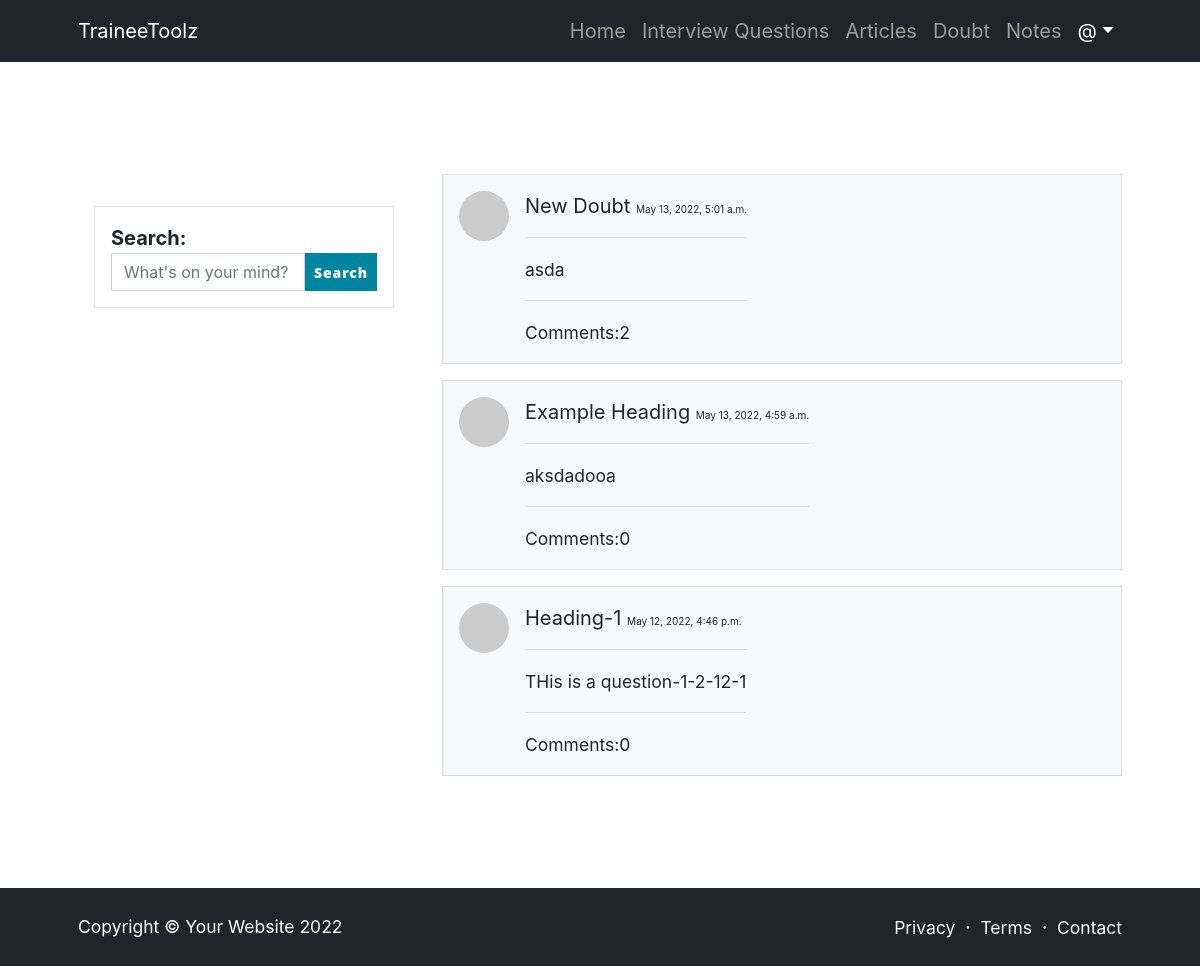
Screenshot of /doubt/allDoubts with the database file from the repository.
### doubt/models.py (models this page shows, shortened)
class Doubt(models.Model):
    heading = models.CharField(max_length=200,blank=True,null=True)
    ques = models.TextField()
    meta = models.CharField(max_length=100, blank=True , null=True)
    user = models.ForeignKey(User , on_delete=models.CASCADE)
    image = models.ImageField(null=True , blank=True)
    date = models.DateTimeField(auto_now_add=True , null=True , blank=True)
    comments = models.ManyToManyField('Comment' , blank=True , related_name="comments")
    category = models.ForeignKey(Category , on_delete=models.CASCADE, null=True , blank=True )

### doubt/views.py (the view)
# urls.py: path('allDoubts', views.allDoubts , name='allDoubts'),
def allDoubts(request):
    doubts = Doubt.objects.all().order_by('-date')
    params = {
        'doubts':doubts,
    }
    return render(request,'doubt/allDoubts.html', params )

### templates/doubt/allDoubts.html (shortened to what this page needs)
<!DOCTYPE html>
<html lang="en">
    <head>
        <link href="https://cdn.jsdelivr.net/npm/bootstrap-icons@1.5.0/font/bootstrap-icons.css" rel="stylesheet" />
    </head>
    <body class="d-flex flex-column">
        <main class="flex-shrink-0">
            <nav class="navbar navbar-expand-lg navbar-dark bg-dark">
                <div class="container px-5">
                    <a class="navbar-brand" href="{% url 'index' %}">TraineeToolz</a>
                    <div class="collapse navbar-collapse" id="navbarSupportedContent">
                        <ul class="navbar-nav ms-auto mb-2 mb-lg-0">
                            <li class="nav-item"><a class="nav-link" href="{% url 'index' %}">Home</a></li>
                            <li class="nav-item"><a class="nav-link" href="{% url 'questionIndex' %}">Interview Questions</a></li>
                            <li class="nav-item"><a class="nav-link" href="{% url 'articles' %}">Articles</a></li>
                            <li class="nav-item"><a class="nav-link" href="{% url 'doubtIndex' %}">Doubt</a></li>
                            <li class="nav-item"><a class="nav-link" href="{% url 'notesMainPage' %}">Notes</a></li>
                            <li class="nav-item dropdown">
                                <a class="nav-link dropdown-toggle text-white" id="navbarDropdownPortfolio" href="#" role="button" data-bs-toggle="dropdown" aria-expanded="false">@{{user.username}}</a>
                            </li>
                        </ul>
                    </div>
                </div>
            </nav>
            <section class="py-5">
                <div class="container px-5 my-5">
                    <div class="row gx-5">
                        <div class="col-lg-4 col-sm-12">
                            <div class="d-flex align-items-center mt-lg-5 mb-4">
                                <div class="ms-3 border p-3">
                                    <div class="fw-bold">Search:</div>
                                    <form action="{% url 'searchDoubt' %}" method="POST"> {% csrf_token%}
                                    <div class="d-flex">
                                        <input type="text" placeholder="What's on your mind?" name='text' class="form-control" />
                                        <button class="btn btn-sm btn-primary">Search</button>
                                    </div>
                                        </form>
                                </div>
                            </div>
                        </div>
                        <div class="col-lg-8 col-sm-12">
                            <section>
                                {% for i in doubts%}
                                <a href="{% url 'doubt' i.id%}">
                                <div class="card bg-light my-3">
                                    <div class="card-body">
                                        <div class="d-flex">
                                            <div class="flex-shrink-0"><img class="rounded-circle" src="https://dummyimage.com/50x50/ced4da/6c757d.jpg" alt="..." /></div>
                                            <div class="ms-3">
                                                {{i.heading}}
                                                <span class="" style="font-size:10px;">{{i.date}}</span>
                                                <hr>
                                                <small>{{i.meta}}</small>
                                                <hr>
                                                <small>Comments:{{i.comments.count}}</small>
                                            </div>
                                        </div>
                                    </div>
                                </div>
                                </a>
                                {% endfor%}
                            </section>
                        </div>
                    </div>
                </div>
            </section>
        </main>
        <footer class="bg-dark py-4 mt-auto">
            <div class="container px-5">
                <div class="row align-items-center justify-content-between flex-column flex-sm-row">
                    <div class="col-auto"><div class="small m-0 text-white">Copyright &copy; Your Website 2022</div></div>
                    <div class="col-auto">
                        <a class="link-light small" href="#!">Privacy</a>
                        <span class="text-white mx-1">&middot;</span>
                        <a class="link-light small" href="#!">Terms</a>
                        <span class="text-white mx-1">&middot;</span>
                        <a class="link-light small" href="#!">Contact</a>
                    </div>
                </div>
            </div>
        </footer>
    </body>
</html>

### rows the page displays
Doubt: heading "New Doubt", date "May 13, 2022, 5:01 a.m.", meta "asda", comments.count "2"
Doubt: heading "Example Heading", date "May 13, 2022, 4:59 a.m.", meta "aksdadooa", comments.count "0"
Doubt: heading "Heading-1", date "May 12, 2022, 4:46 p.m.", meta "THis is a question-1-2-12-1", comments.count "0"
